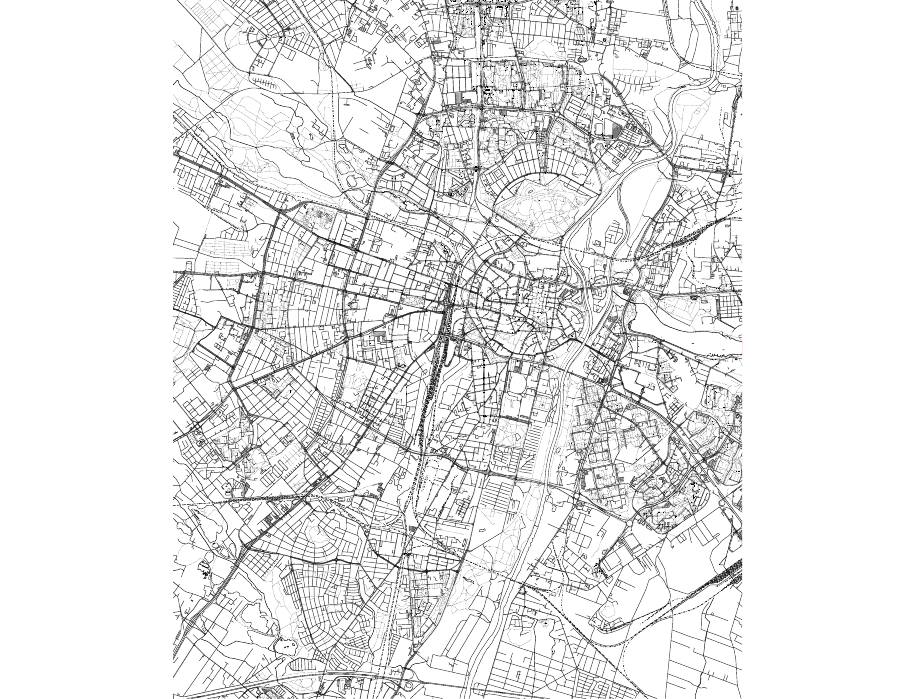

The R source for this figure:
library(osmdata)
library(sf)
library(tidyverse)

#more specific coordinates
min_lon <- 52.351147; max_lon <- 52.451320
min_lat <- 16.848281; max_lat <- 16.982051
bbx <- rbind(x=c(min_lat,max_lat),y=c(min_lon, max_lon))
colnames(bbx) <- c("min","max")


highways <- bbx %>%
  opq() %>%
  add_osm_feature(key = "highway", 
                  value=c("motorway", "trunk",
                          "primary","secondary", 
                          "tertiary","motorway_link",
                          "trunk_link","primary_link",
                          "secondary_link",
                          "tertiary_link")) %>%
  osmdata_sf()

streets <- bbx %>%
  opq()%>%
  add_osm_feature(key = "highway", 
                  value = c("residential", "living_street",
                            "service", "unclassified",
                            "track", "bridleway", "cycleway")) %>%
  osmdata_sf()

paths <- bbx %>%
  opq()%>%
  add_osm_feature(key = "highway", 
                  value = c("pedestrian", "footway", "path")) %>%
  osmdata_sf()

rivers <- bbx %>%
  opq()%>%
  add_osm_feature(key = "waterway", 
                  value = c("river", "riverbank", "canal", "stream", "drain", "ditch")) %>%
  osmdata_sf()

landuse <- bbx %>%
  opq() %>%
  add_osm_feature(key = "landuse", 
                  value = c("recreation_ground")) %>%
  osmdata_sf()

rail <- bbx %>%
  opq() %>%
  add_osm_feature(key = "railway", 
                  value = c("rail")) %>%
  osmdata_sf()

buildings <- bbx %>%
  opq()%>%
  add_osm_feature(key = "building", 
                  value = c("house", "train_station", "school", "commercial", "cathedral", "religious","public", "university", "dormitory", "civic", "sports_hall")) %>%
  osmdata_sf()

st_crs(streets$osm_lines) <- 4326
st_crs(highways$osm_lines) <- 4326
st_crs(rivers$osm_lines) <- 4326
st_crs(cycleway$osm_lines) <- 4326
st_crs(paths$osm_lines) <- 4326
st_crs(buildings$osm_lines) <- 4326
st_crs(rail$osm_lines) <- 4326
st_crs(landuse$osm_lines) <- 4326

ggplot() +
  geom_sf(data = streets$osm_lines,
          col = "black",
          size = .15,
          alpha = 0.8)+
  geom_sf(data = highways$osm_lines,
          col = "black",
          size = .13,
          alpha = 0.9)+
  geom_sf(data = rivers$osm_lines,
          col = "black",
          size = .15,
          alpha = 1)+
  geom_sf(data = paths$osm_lines,
          col = "black",
          size = .1,
          linetype = 3,
          alpha = 1) + 
  geom_sf(data = buildings$osm_lines,
          col = "black",
          size = .15,
          linetype = 1,
          alpha = 1) + 
  geom_sf(data = rail$osm_lines,
          col = "black",
          size = .15,
          linetype = 1342,
          alpha = 1) + 
  geom_sf(data = landuse$osm_lines,
          col = "black",
          size = .15,
          linetype = 1,
          alpha = 1) + 
  coord_sf(xlim = c(min_lat, max_lat),
           ylim = c(min_lon, max_lon),
           expand = FALSE)+
  theme(legend.position = F) + theme_void()

ggsave('poznan_map.pdf')

